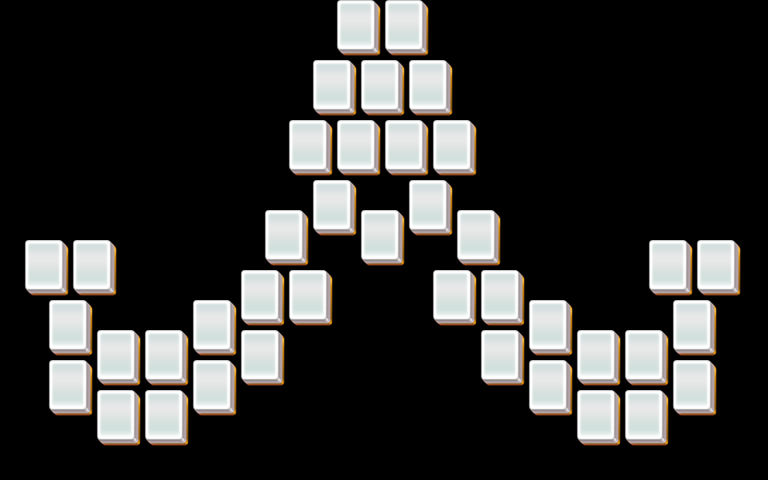

Below is a game level as drawn by its tile map, then a one-line description and the .tmx that defines it (tile-layer data replaced by summaries):
An orthogonal 32x16 tile map with 24x30 px tiles, 5 tile layers (layer1, layer2, layer3, layer4, ...).

<map version="1.0" orientation="orthogonal" width="32" height="16" tilewidth="24" tileheight="30">
 <properties>
  <property name="species" value="20" />
 </properties>
 <tileset firstgid="1" name="mahjong" tilewidth="48" tileheight="60">
  <image source="mahjong.png" width="48" height="60" />
 </tileset>
 <layer name="layer1" width="32" height="16">
  <data>[512 cells, 40 non-empty, 1 distinct tile ids]</data>
 </layer>
 <layer name="layer2" width="32" height="16">
  <data>[512 cells, 40 non-empty, 1 distinct tile ids]</data>
 </layer>
 <layer name="layer3" width="32" height="16">
  <data>[512 cells, 40 non-empty, 1 distinct tile ids]</data>
 </layer>
 <layer name="layer4" width="32" height="16">
  <data>[512 cells, 0 non-empty, 0 distinct tile ids]</data>
 </layer>
 <layer name="layer5" width="32" height="16">
  <data>[512 cells, 0 non-empty, 0 distinct tile ids]</data>
 </layer>
</map>
